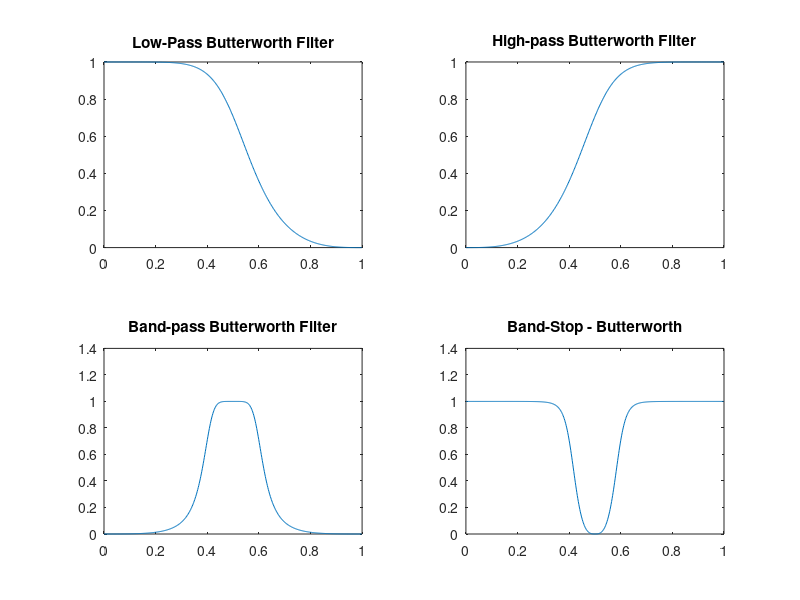
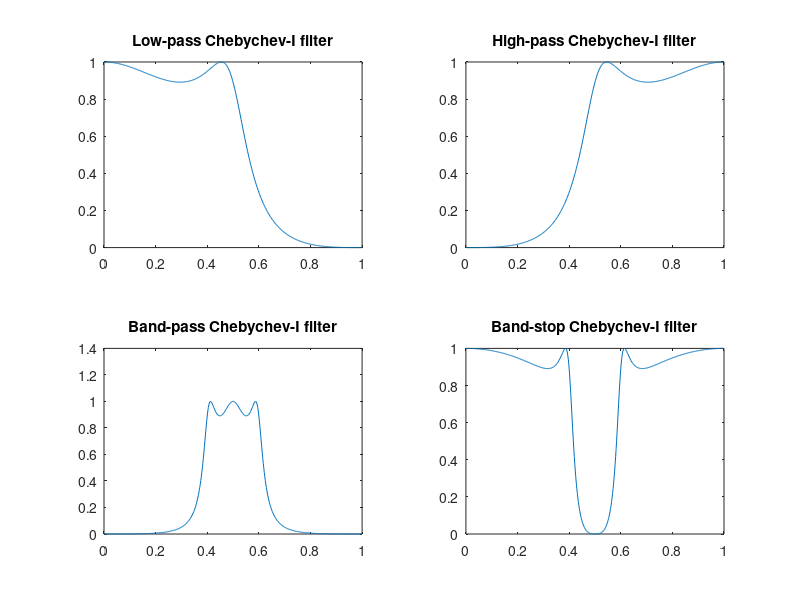
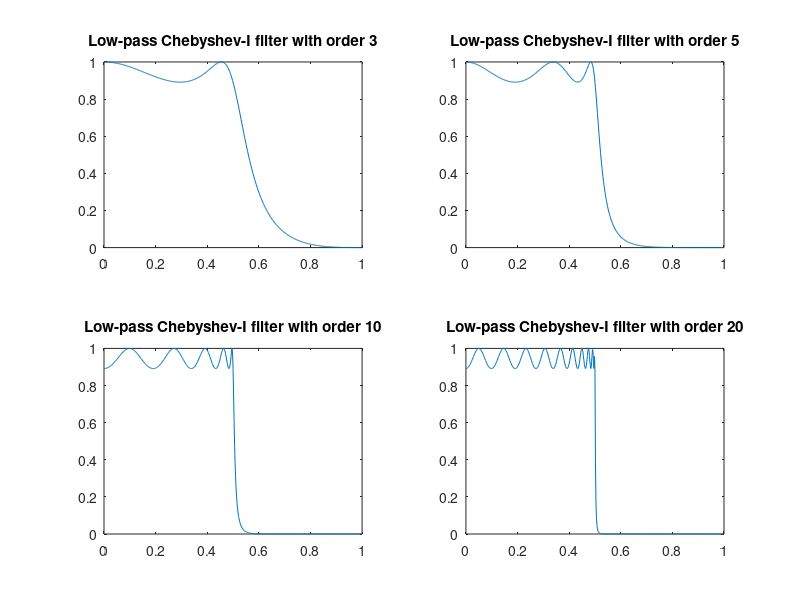

These figures' MATLAB source, in order: (Note: this script raises an error after producing the figures.)
%% Ex.1
%1.1 ButterWorth and Chebychev-I Filters
figure(); 
[a,b] = butter(3, 0.5, 'low'); %Low-pass filter
[H, W]= freqz(a,b);
subplot(2,2,1); plot(W/pi, abs(H)); title('Low-Pass Butterworth Filter');

[a,b] = butter(3,0.5, 'high'); %High-pass filter
[H, W]= freqz(a,b);
subplot(2,2,2); plot(W/pi, abs(H)); title('High-pass Butterworth Filter');

[a,b] = butter(3, [0.4 0.6]); %Band-pass filter with pass band 0.4-0.6
[H, W]= freqz(a,b);
subplot(2,2,3); plot(W/pi, abs(H)); title('Band-pass Butterworth Filter');

[a,b] = butter(3,[0.4 0.6],'stop'); %Band-stop filter with stop band 0.4-0.6
[H, W]= freqz(a,b);
subplot(2,2,4); plot(W/pi, abs(H)); title('Band-Stop - Butterworth');

%% Chebychev-I Filter

figure();
[a,b] = cheby1(3,1,0.5,'low');  %Low-pass filter
[H, W]= freqz(a,b);
subplot(2,2,1); plot(W/pi, abs(H)); title('Low-pass Chebychev-I filter');

[a,b] = cheby1(3,1, 0.5, 'high'); %High-pass filter
[H, W]= freqz(a,b);
subplot(2,2,2); plot(W/pi, abs(H)); title('High-pass Chebychev-I filter');

[a,b] = cheby1(3,1, [0.4 0.6]); %Band-pass filter with pass band 0.4-0.6
[H, W]= freqz(a,b);
subplot(2,2,3); plot(W/pi, abs(H)); title('Band-pass Chebychev-I filter');

[a,b] = cheby1(3,1, [0.4 0.6] , 'stop'); %Band-stop filter with stop band 0.4-0.6
[H, W]= freqz(a,b);
subplot(2,2,4); plot(W/pi, abs(H)); title('Band-stop Chebychev-I filter');

%% 1.2

figure();
[x,y] = cheby1(3,1,0.5,'low'); % Chebyshev-I filter with order 3
[H, W]= freqz(x,y);
subplot(2,2,1); plot(W/pi, abs(H)); title('Low-pass Chebyshev-I filter with order 3');

[x,y] = cheby1(5,1,0.5,'low'); % Chebyshev-I filter with order 5
[H, W]= freqz(x,y);
subplot(2,2,2); plot(W/pi, abs(H)); title('Low-pass Chebyshev-I filter with order 5');

[x,y] = cheby1(10,1,0.5,'low'); % Chebyshev-I filter with order 10
[H, W]= freqz(x,y);
subplot(2,2,3); plot(W/pi, abs(H)); title('Low-pass Chebyshev-I filter with order 10');

[x,y] = cheby1(20,1,0.5,'low'); % Chebyshev-I filter with order 20
[H, W]= freqz(x,y);
subplot(2,2,4); plot(W/pi, abs(H)); title('Low-pass Chebyshev-I filter with order 20');

% Discussion:
% By increasing the order the filter is closer to the ideal low pass
% filter, but the ripples increase as well.

%% Ex.2
% Dirac signal:
dirac = Dirac(40, 20); % dirac with n = 20 and N = 40 from lab 1

% Values of scaling
scale = 0.5; 
Ts = 1; 
alpha = scale*Ts;  
alpha_signal = exp(-alpha) ;

% Anti-Causal part of smoothing filter
DiracAnticausalSmoothing = zeros(length(dirac),1);
DiracLength=length(dirac)-2:-1:1;

for i =  DiracLength 
 DiracAnticausalSmoothing(i) = scale*alpha*alpha_signal*dirac(i+1)+(2*alpha_signal)*DiracAnticausalSmoothing(i+1)-(alpha_signal^2)*DiracAnticausalSmoothing(i+2);
end

figure(); stem (DiracAnticausalSmoothing); title('Dirac Anti-causal Smoothing'); 

% Causal part of smoothing
DiracCausalSmoothing = zeros(length(dirac),1);

for i = 3:length(dirac);
 DiracCausalSmoothing(i) = -scale*alpha*alpha_signal*dirac(i-1)+(2*alpha_signal)*DiracAnticausalSmoothing(i-1)-(alpha_signal^2)*DiracAnticausalSmoothing(i-2);
end

figure(); stem(DiracCausalSmoothing); title('Dirac Causal Smoothing'); 

% Step Signal
step10=Step(40,10);
step30=Step(40,30);
step = step10 - step30;

% Causal Derivative function
StepCausal = zeros(length(step),1) ;

for i = 3 : length(step)
 StepCausal(i) = step(i)+alpha_signal*(alpha-1)*step(i-1)+(2*alpha_signal)*StepCausal(i-1)-(alpha_signal^2)*StepCausal(i-2) ;
end

figure(); stem (StepCausal); title('Causal Deravative');

%Anti-causal derivative function

StepAnticausal = zeros(length (step),1);
step_length = length(step)-2 : -1 : 1 ;

for i = step_length  
 StepAnticausal(i) = alpha_signal*(alpha+1)*step(i+1)-(alpha_signal^2)*step(i+2)+(2*alpha_signal)*StepAnticausal(i+1)-(alpha_signal^2)*StepAnticausal(i+2) ;  
end

figure(); stem (StepAnticausal); title('Anti-Causal Deravative');

%% Ex. 3
%3.1
bureau = imread('bureau.gif');
figure(); imshow(bureau); title('Original'); 

DerivedHorizontal = zeros(size(bureau)); 
DerivedVertical = zeros(size(bureau)); 

for j = 1:size(bureau, 2)
    ImgHorz = bureau(:,j);
    
    response_causal = zeros(length (ImgHorz),1) ;
    for i = 3 : length(ImgHorz)
     response_causal(i) = ImgHorz(i)+alpha_signal*(alpha-1)*ImgHorz(i - 1)+(2*alpha_signal)*response_causal(i-1)-(alpha_signal^2)*response_causal(i-2) ;
    end
    
    response_antiCausal = zeros(length (ImgHorz ),1) ;
    ImgLength = length(ImgHorz)-2 : -1 : 1 ;
    for i =  ImgLength
     response_antiCausal(i) = alpha_signal*(alpha+1)*ImgHorz(i+1)-(alpha_signal^2)*ImgHorz(i+2)+(2*alpha_signal)*response_antiCausal(i+1)-(alpha_signal^2)*response_antiCausal(i+2) ;
    end
    
    response = response_causal + response_antiCausal;
    
    DerivedHorizontal(:,j) = response;            
end

figure(); imshow (DerivedHorizontal, []); title('Horizontal Derivative');

for j = 1:size(bureau, 2)

    ImgVert = bureau(j,:);
    
    response_causal = zeros(length (ImgVert),1) ;
    for i = 3 : length(ImgVert)
     response_causal(i) = ImgVert(i)+alpha_signal*(alpha-1)*ImgVert(i - 1)+(2*alpha_signal)*response_causal(i-1)-(alpha_signal^2)*response_causal(i-2) ;
    end
    
    response_antiCausal = zeros(length (ImgVert ),1) ;
    ImgLength = length(ImgVert)-2 : -1 : 1 ;
    for i =  ImgLength
     response_antiCausal(i) = alpha_signal*(alpha+1)*ImgVert(i+1)-(alpha_signal^2)*ImgVert(i+2)+(2*alpha_signal)*response_antiCausal(i+1)-(alpha_signal^2)*response_antiCausal(i+2) ;
    end
    response2 = response_causal + response_antiCausal;
    
    DerivedVertical(j,:) = response2;   
end

figure(); imshow (DerivedVertical, []); title('Vertical Derivative');

